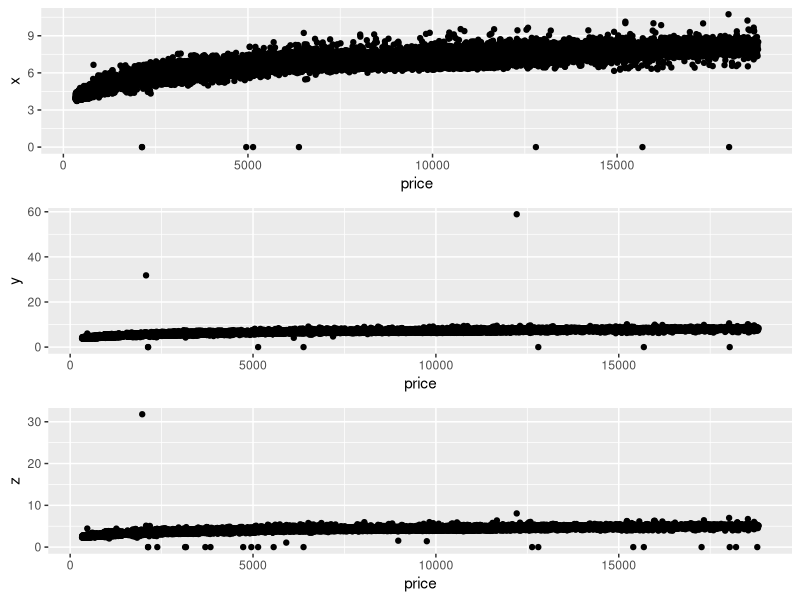
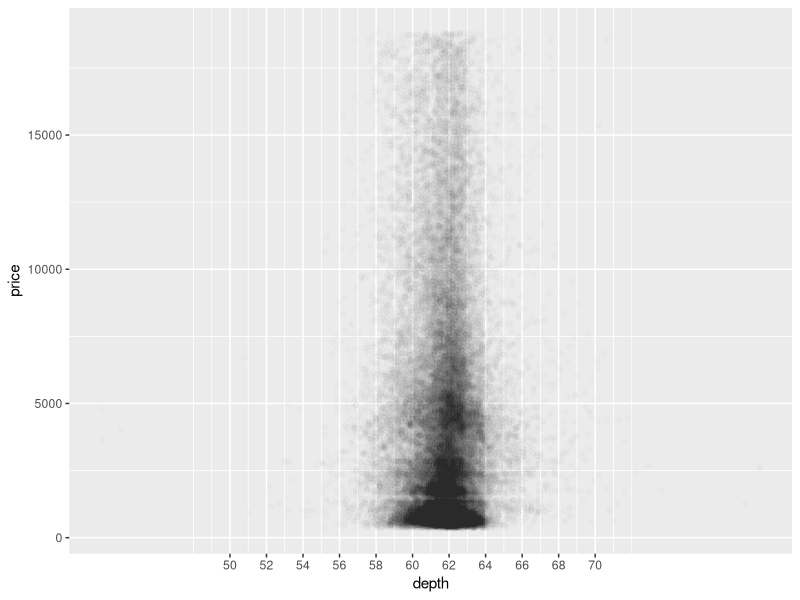
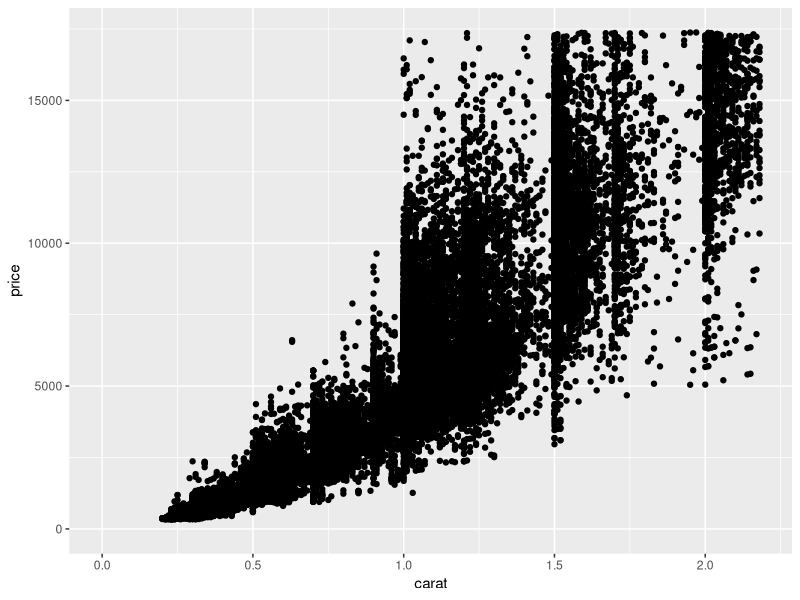
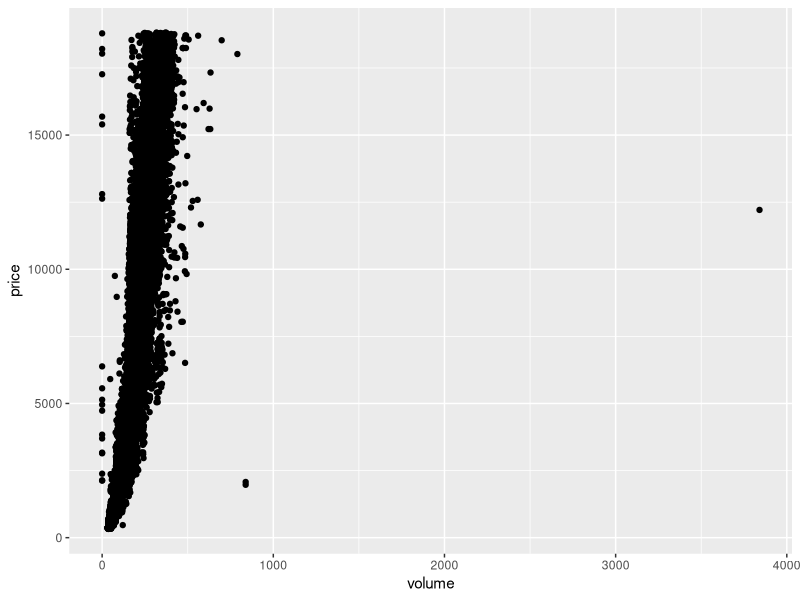
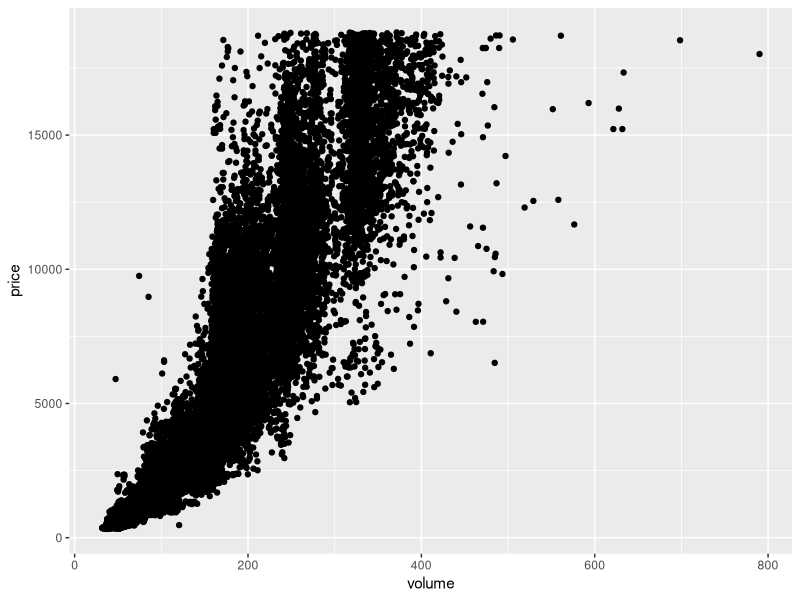
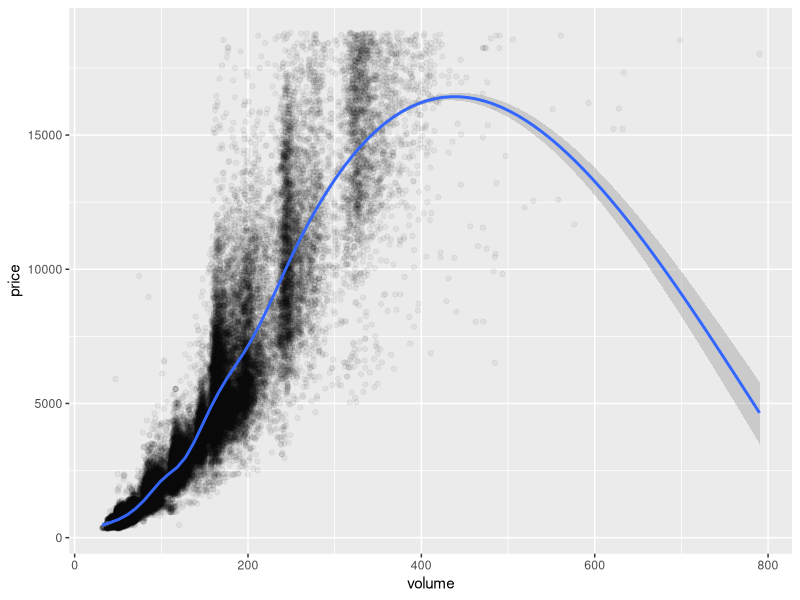

Recreate these plots in R, in order. (Note: this script raises an error after producing the figures.)
## ---- chunk 1
getwd()
setwd("/Users/geodev/code/daan-nano/term2/EDA/lesson4")
list.files()
## ---- chunk 2

## ---- chunk 3
library(ggplot2)
library(gridExtra)
## ---- chunk 4
data(diamonds)
summary(diamonds)
names(diamonds)
str(diamonds)
## ---- chunk 5
p1 <- ggplot(aes(x = price, y = x), data = diamonds) +
  geom_point()
p2 <- ggplot(aes(x = price, y = y), data = diamonds) +
  geom_point()
p3 <- ggplot(aes(x = price, y = z), data = diamonds) +
  geom_point()

grid.arrange(p1, p2, p3, ncol = 1)
## ---- chunk 6
price_x_correl <- with(diamonds, cor.test(price, x, method = 'pearson'))
price_y_correl <- with(diamonds, cor.test(price, y, method = 'pearson'))
price_z_correl <- with(diamonds, cor.test(price, z, method = 'pearson'))
price_x_correl
price_y_correl
price_z_correl
## ---- chunk 7
ggplot(aes(x = depth, y = price), data = diamonds) + 
  geom_point(alpha = .01) +
  scale_x_continuous(breaks = seq(50, 70, 2))
## ---- chunk 8
price_depth_correl <- with(diamonds, cor.test(price, depth, method = 'pearson'))
price_depth_correl
## ---- chunk 9
ggplot(aes(x = carat, y = price), data = diamonds) + 
  geom_point() +
  xlim(0, quantile(diamonds$carat, .99)) +
  ylim(0, quantile(diamonds$price, .99))
## ---- chunk 10
diamonds$volume <- diamonds$x * diamonds$y * diamonds$z
head(diamonds$volume)
## ---- chunk 11
ggplot(aes(x = volume, y = price), data = diamonds) + 
  geom_point()
## ---- chunk 12
count_zero_volume <- length(which(diamonds$volume == 0))
count_zero_volume
## ---- chunk 13
filtered_volumes <- subset(diamonds, diamonds$volume > 0 & diamonds$volume < 800)
summary(filtered_volumes)
## ---- chunk 14
ggplot(aes(x = volume, y = price), data = filtered_volumes) + 
  geom_point()
## ---- chunk 15
price_filtVolume_correl <- with(filtered_volumes, cor.test(price, volume, method = 'pearson'))
price_filtVolume_correl
## ---- chunk 16
ggplot(aes(x = volume, y = price), data = filtered_volumes) +
  geom_point(alpha = .05) +
  geom_smooth()
## ---- chunk 17
clarity_groups <- group_by(diamonds, clarity)
diamondsByClarity <- summarise(clarity_groups,
                               mean_price = mean(price),
                               median_price = median(price),
                               min_price = min(price),
                               max_price = max(price),
                               n = n())
diamondsByClarity <- arrange(diamondsByClarity, clarity)
head(diamondsByClarity)
## ---- chunk 18
diamonds_by_clarity <- group_by(diamonds, clarity)
diamonds_mp_by_clarity <- summarise(diamonds_by_clarity, mean_price = mean(price))

diamonds_by_color <- group_by(diamonds, color)
diamonds_mp_by_color <- summarise(diamonds_by_color, mean_price = mean(price))
## ---- chunk 19
p_mp_1 <- ggplot(aes(x = mean_price), data = diamonds_mp_by_clarity) + 
  geom_bar()
p_mp_2 <- ggplot(aes(x = mean_price), data = diamonds_mp_by_color) + 
  geom_bar()

grid.arrange(p_mp_1, p_mp_2, ncol = 1)
